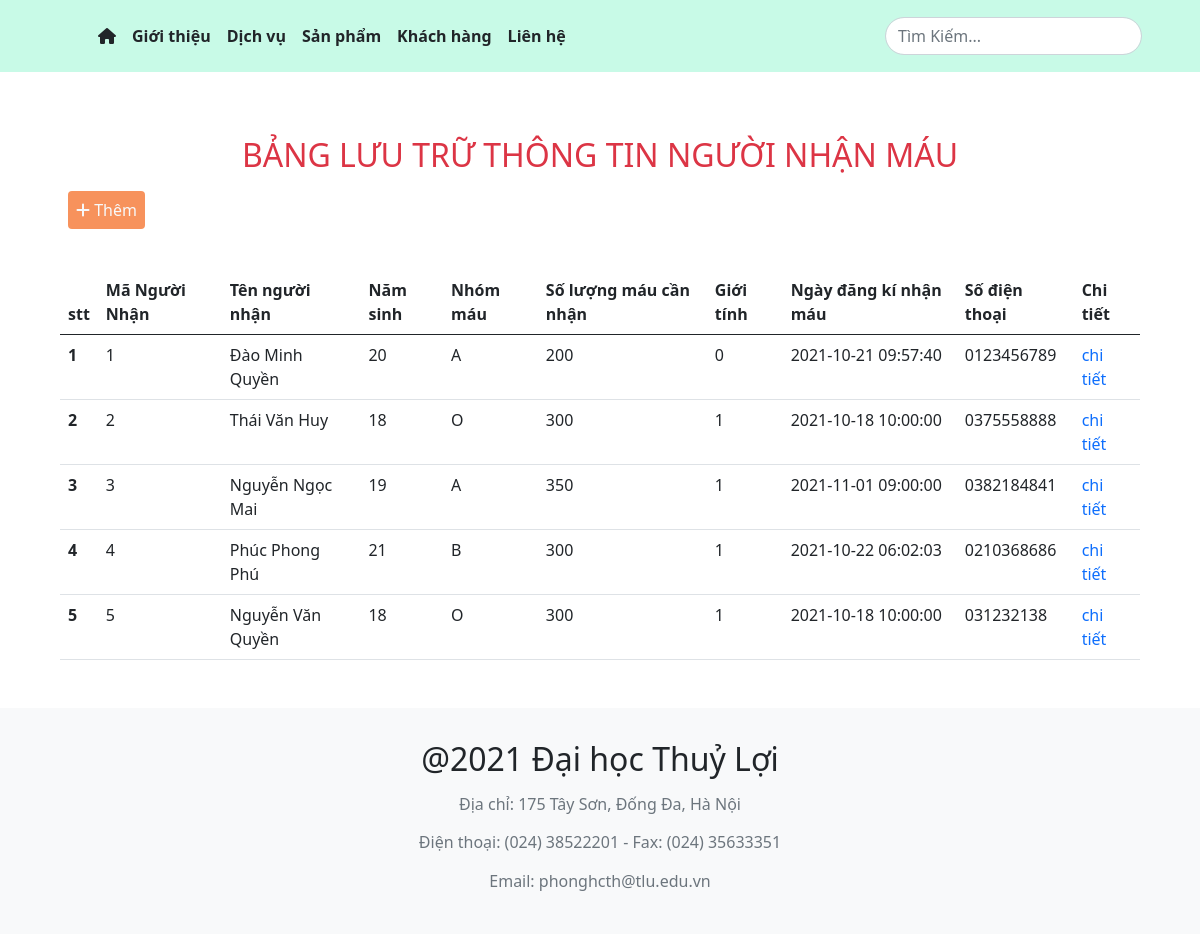
The page / on the database its author committed.
### tables this page shows
CREATE TABLE `blood_recipient` (
  `reci_id` int(10) NOT NULL,
  `reci_name` varchar(55) NOT NULL,
  `reci_age` int(4) NOT NULL,
  `reci_bgrp` varchar(10) NOT NULL,
  `reci_bqnty` int(10) NOT NULL,
  `reci_sex` int(1) NOT NULL DEFAULT 0,
  `reci_reg_date` datetime NOT NULL DEFAULT current_timestamp(),
  `reci_phno` varchar(10) NOT NULL
);

### src/index.php (the view, shortened to what this page needs)
<?php include './header.php' ?>
<main class="m-5">
    <div class="container">
        <h1 class="h2 text-center text-danger p-3 ">BẢNG LƯU TRỮ THÔNG TIN NGƯỜI NHẬN MÁU</h1>
        <span class=" m-2 p-2 rounded" style="background-color :#f7925c" ;>
            <a href="add.php" class="text-light"><i class="fas fa-plus"></i> Thêm</a>
        </span>
        <div class="directory-table">
            <table id="tbl_exporttable_to_xls" class="tbl table mt-5 ">
            <thead>
                    <tr>
                        <th scope="col">stt</th>
                        <th scope="col">Mã Người Nhận</th>
                        <th scope="col">Tên người nhận</th>
                        <th scope="col">Năm sinh</th>
                        <th scope="col">Nhóm máu</th>
                        <th scope="col">Số lượng máu cần nhận</th>
                        <th scope="col">Giới tính</th>
                        <th scope="col">Ngày đăng kí nhận máu </th>
                        <th scope="col">Số điện thoại</th>
                        <th scope="col">Chi tiết</th>
                    </tr>
                </thead>
                <tbody>
                <?php
                    include('config/db.php');
                    $select = 'SELECT * FROM blood_recipient';
                    $result = mysqli_query($conn,$select);
                    $i = 0;
                    while($row = mysqli_fetch_assoc($result)){
                        $i++;
                ?>
                    <tr>
                        <th scope="row"><?php echo $i; ?></th>
                        <td><?php echo $row['reci_id']; ?></td>
                        <td><?php echo $row['reci_name']; ?></td>
                        <td><?php echo $row['reci_age']; ?></td>
                        <td><?php echo $row['reci_bgrp']; ?></td>
                        <td><?php echo $row['reci_bqnty']; ?></td>
                        <td><?php echo $row['reci_sex']; ?></td>
                        <td><?php echo $row['reci_reg_date']; ?></td>
                        <td><?php echo $row['reci_phno']; ?></td>
                        <td><a href="./chitiet.php?id=<?php echo $row['reci_id']; ?>">chi tiết</a></td>
                    </tr>
                <?php }?>
                </tbody>
            </table>
        </div>
    </div>
</main>
<?php include './footer.php' ?>

### src/header.php (shortened to what this page needs)
<!doctype html>
<html lang="en">
<head>
    <link href="https://cdn.jsdelivr.net/npm/bootstrap@5.0.2/dist/css/bootstrap.min.css" rel="stylesheet">
    <link rel="stylesheet" href="https://cdnjs.cloudflare.com/ajax/libs/font-awesome/6.0.0-beta2/css/all.min.css" />
</head>
<body>
    <header class="p-3  text-white" style="background-color :#c8fae7" ;>
        <div class="container">
            <div class="d-flex flex-wrap align-items-center justify-content-center justify-content-lg-start">
                <a href="/" class="d-flex align-items-center mb-2 mb-lg-0 text-white text-decoration-none">
                    <svg class="bi me-2" width="40" height="32" role="img" aria-label="Bootstrap">
                        <use xlink:href="#bootstrap"></use>
                    </svg>
                </a>
                <ul class="nav col-12 col-lg-auto me-lg-auto mb-2 justify-content-center mb-md-0  fw-bold">
                    <li><a href="index.php" class="nav-link px-2 text-white"><i class="text-dark fas fa-home"></i></a></li>
                    <li><a href="#" class="nav-link px-2 text-dark"> Giới thiệu</a></li>
                    <li><a href="#" class="nav-link px-2 text-dark">Dịch vụ</a></li>
                    <li><a href="#" class="nav-link px-2 text-dark">Sản phẩm</a></li>
                    <li><a href="#" class="nav-link px-2 text-dark">Khách hàng</a></li>
                    <li><a href="#" class="nav-link px-2 text-dark">Liên hệ</a></li>
                </ul>
                <form class="col-12 col-lg-auto mb-3 mb-lg-0 me-lg-3">
                    <input type="search" class="form-control rounded-pill form-control-dark" placeholder="Tìm Kiếm..." aria-label="Search">
                </form>
            </div>
        </div>
    </header>

### src/footer.php (shortened to what this page needs)
<footer class=" text-center footer  py-3 bg-light">
        <div class="container p-3 ">
            <h1 class="fs-2 text-dark">@2021 Đại học Thuỷ Lợi</h><br>
                <span class="fs-6 text-secondary">
                    Địa chỉ: 175 Tây Sơn, Đống Đa, Hà Nội<br>
                    Điện thoại: (024) 38522201 - Fax: (024) 35633351<br>
                    Email: phonghcth@tlu.edu.vn
                </span>
        </div>
    </footer>
</body>
</html>

### src/index.php (style rules this page uses)
a { text-decoration: none; }

### rows shown on the page
blood_recipient: reci_id "1", reci_name "Đào Minh Quyền", reci_age "20", reci_bgrp "A", reci_bqnty "200", reci_sex "0", reci_reg_date "2021-10-21 09:57:40", reci_phno "0123456789"
blood_recipient: reci_id "2", reci_name "Thái Văn Huy", reci_age "18", reci_bgrp "O", reci_bqnty "300", reci_sex "1", reci_reg_date "2021-10-18 10:00:00", reci_phno "0375558888"
blood_recipient: reci_id "3", reci_name "Nguyễn Ngọc Mai", reci_age "19", reci_bgrp "A", reci_bqnty "350", reci_sex "1", reci_reg_date "2021-11-01 09:00:00", reci_phno "0382184841"
blood_recipient: reci_id "4", reci_name "Phúc Phong Phú", reci_age "21", reci_bgrp "B", reci_bqnty "300", reci_sex "1", reci_reg_date "2021-10-22 06:02:03", reci_phno "0210368686"
blood_recipient: reci_id "5", reci_name "Nguyễn Văn Quyền", reci_age "18", reci_bgrp "O", reci_bqnty "300", reci_sex "1", reci_reg_date "2021-10-18 10:00:00", reci_phno "031232138"
